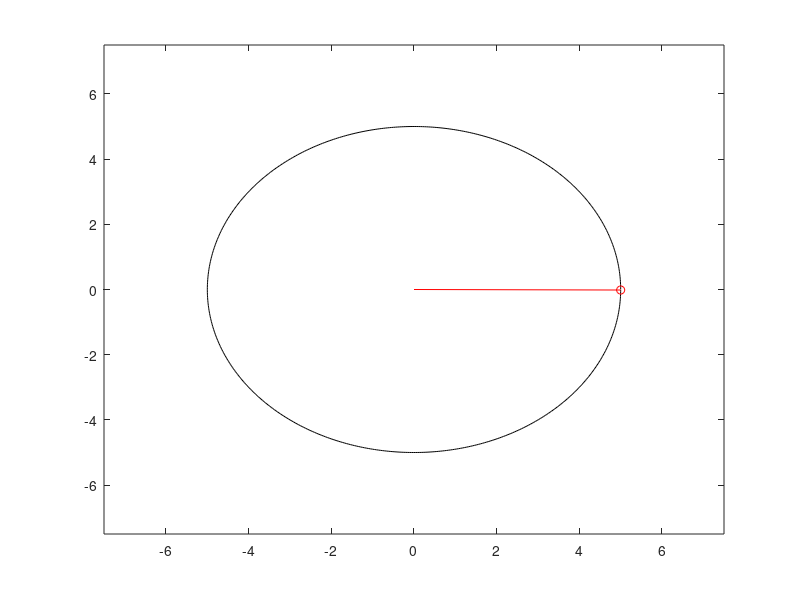

The MATLAB script that drew this image:
clear
close 
clc

%
% Exemplo Animação 3 - Sessão 2
% João Inácio, 22nd Mar 2021
%

% Fazer um ponto rodar numa circunferencia.
% Para tal vamos ter que usar coordenadas polares.
% (x, y) -> (r, theta)
% x = r * cos(theta)
% y = t * sin(theta)

r = 5;
theta = 0:0.01:2 * pi;

x = r * cos(theta);
y = r * sin(theta);


for i = 1:length(x)
    hold off
    plot(x, y, '-k')
    hold on
    axis([-7.5 7.5 -7.5 7.5])
    
    x_point = x(i);
    y_point = y(i);
    
    plot(x_point, y_point, 'or')
    plot([0 x_point], [0 y_point], '-r')
    pause(0.01)
    drawnow
end

